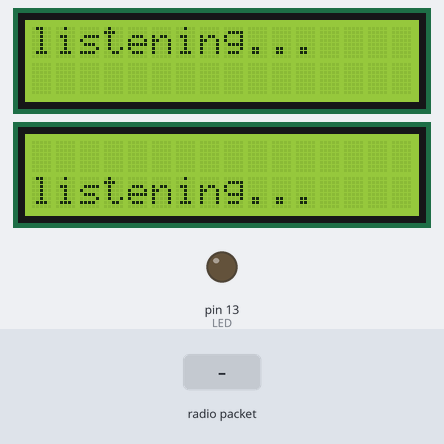
The sketch below on a simulated Arduino Uno, built with avr-gcc and run on an emulated ATmega328P. Parts: 2 × 16×2 character LCD, output pins drawn as LEDs (lit = HIGH). The inputs (shaded band) are chosen by the test bench. No radio packets arrive unless stated; pins used as bus, display or sensor lines are not drawn; what the sketch prints to the serial monitor is not drawn.

Above: at 6.5 s.
6.6 s: radio packet "RV-WX" arrives
At 7.3 s:
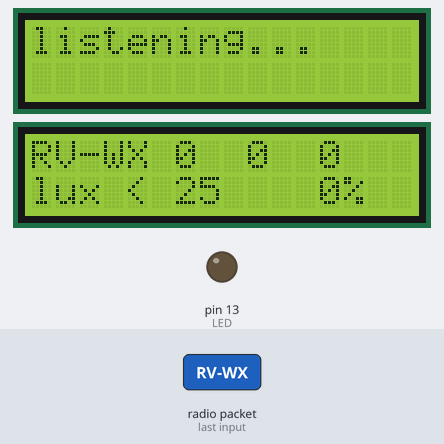
8.1 s: radio packet "BY-WX" arrives
At 8.5 s:
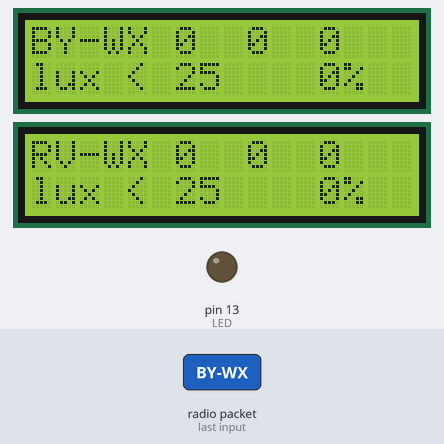
9.6 s: radio packet "5" arrives
At 9.9 s:
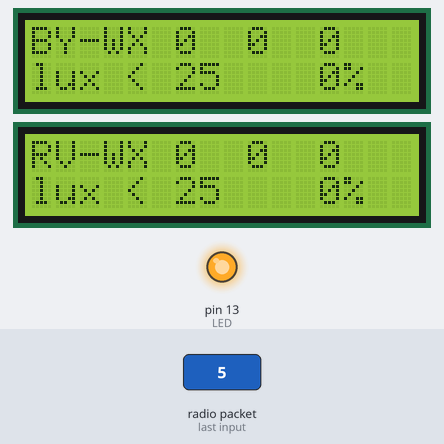
Timing chart, 0 to 12.6 s (numbered marks = the images above; inputs shaded):
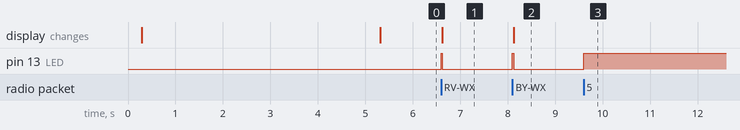

The sketch:

RF_BaseStation.ino
```cpp
/*
    RF BaseStation

    v 2.3           201610250511Z       13890/32256/1031

    modified display to output "lux < 25" if that is the case. this prevents weird color temps (due to low light levels) from being shown.


    v 2.1           201610190401Z       11668/32256/981

    removed buttons, don't really need them anymore
    simplified code, removed unused timers, added splash to LCD
    v 2.0           201610151937Z

    init both displays, listen on RF95_FREQ, and display partially parsed output to lcd0
    changed receive logic over to strtok, this allows us to parse the received string

    v 1.0           201610130715Z

    initial commit of RF Base Station
    custom version of RF Universal, optimzed for the Metro board
    hardware:
        Metro board
        2x i2c backpacks
        2x 16x2 character displays
        RFM95 LoRa breakout - SPI, CS10 RST9 INT2
        3x SPST buttons to d3 d4 d5
        6.3v 220uF capacitor across power rails feeding RF

*/

#include <SPI.h>
#include <RH_RF95.h>
#include <Wire.h>
#include <Adafruit_LiquidCrystal.h>

#define RFM95_CS 10
#define RFM95_RST 9
#define RFM95_INT 2
#define RF95_FREQ 915.0
RH_RF95 rf95(RFM95_CS, RFM95_INT);
#define pid "RF-BS"
#define vers "2.2"
#define pname "RF BaseStation"
#define LED 13

Adafruit_LiquidCrystal lcd(0);
Adafruit_LiquidCrystal lcdb(1);

void setup()
{
  pinMode(LED, OUTPUT);
  pinMode(RFM95_RST, OUTPUT);
  digitalWrite(RFM95_RST, HIGH);

  Serial.begin(9600);
  delay(100);

  // manual reset
  digitalWrite(RFM95_RST, LOW);
  delay(10);
  digitalWrite(RFM95_RST, HIGH);
  delay(10);

  while (!rf95.init()) {
    Serial.println("LoRa radio init failed");
    while (1);
  }
  Serial.println("LoRa radio init OK!");

  // Defaults after init are 434.0MHz, modulation GFSK_Rb250Fd250, +13dbM
  if (!rf95.setFrequency(RF95_FREQ)) {
    Serial.println("setFrequency failed");
    while (1);
  }
  Serial.print("Set Freq to: "); Serial.println(RF95_FREQ);

  lcdinit();

  lcd.setCursor(0,0); lcd.print("listening...");
  lcdb.setCursor(0,1); lcdb.print("listening...");

  rf95.setTxPower(23, false);
}

void loop()
{
  if (rf95.available())
  {

    uint8_t buf[RH_RF95_MAX_MESSAGE_LEN];
    uint8_t len = sizeof(buf);

    if (rf95.recv(buf, &len))
    {
      digitalWrite(LED, HIGH);

      RH_RF95::printBuffer("Received: ", buf, len);

      // lcd.print((char*)buf);  // dump raw packet

      String SN = strtok((char*)buf, ":");  // start parsing the received string -  return data to the left of it as a String, passing the remainder to the next strtok()
      int TP = atoi(strtok(NULL, ",")); // parses out temperature
      int HD = atoi(strtok(NULL, ",")); // parses out humidity
      int PR = atoi(strtok(NULL, ",")); // parses out pressure in millibars
      int CT = atoi(strtok(NULL, ",")); // parses out color temp
      int LX = atoi(strtok(NULL, ",")); // parses out lux
      int BT = atoi(strtok(NULL, ":")); // ending with : to return the remote battery level

      if (SN=="RV-WX")
        {
            lcdb.clear();
            lcdb.setCursor(0, 0);
            lcdb.print(SN);
            lcdb.setCursor(6, 0);
            lcdb.print(TP);
            lcdb.setCursor(9, 0);
            lcdb.print(HD);
            lcdb.setCursor(12, 0);
            lcdb.print(PR);

            if (LX>=25)
            {   lcdb.setCursor(0, 1);
                lcdb.print(CT);
                lcdb.setCursor(4, 1);
                lcdb.print("K");
                lcdb.setCursor(6, 1);
                lcdb.print(LX);
            }
            else { lcdb.setCursor(0,1); lcdb.print("lux < 25"); }

            lcdb.setCursor(12,1);
            lcdb.print(BT);
            lcdb.print("%");

            digitalWrite(LED, LOW);
        }

        else if (SN=="BY-WX")
        {
            lcd.clear();
            lcd.setCursor(0, 0);
            lcd.print(SN);
            lcd.setCursor(6, 0);
            lcd.print(TP);
            lcd.setCursor(9, 0);
            lcd.print(HD);
            lcd.setCursor(12, 0);
            lcd.print(PR);

            if (LX>=25)
            {
                lcd.setCursor(0, 1);
                lcd.print(CT);
                lcd.setCursor(4, 1);
                lcd.print("K");
                lcd.setCursor(6, 1);
                lcd.print(LX);
            }

            else { lcd.setCursor(0,1); lcd.print("lux < 25"); }

            lcd.setCursor(12,1);
            lcd.print(BT);
            lcd.print("%");

            digitalWrite(LED, LOW);
        }
    }

    else { Serial.println("Receive failed"); }
  }

}

void lcdinit()
{
    lcd.setBacklight(HIGH);
    lcd.begin(16, 2);
    lcdb.setBacklight(HIGH);
    lcdb.begin(16, 2);

    lcd.clear();
    lcd.setCursor(0, 0); lcd.print("RF BaseStation");
    lcd.setCursor(0, 1); lcd.print(vers);

    lcdb.clear();
    lcdb.setCursor(0, 0); lcdb.print(RF95_FREQ); lcdb.print(" MHz");
    lcdb.setCursor(11,1); lcdb.print("[h6t]");

    delay(5000);

    lcd.clear(); lcdb.clear();
}
    
```

Measured:
- after the input at 6.6 s, pin 13 (LED): LOW → HIGH at once, → LOW 0.03 s later; the display: changes at once (image 1)
- after the input at 8.1 s, pin 13 (LED): LOW → HIGH at once, → LOW 0.03 s later; the display: changes at once (image 2)
- after the input at 9.6 s, pin 13 (LED): LOW → HIGH at once
